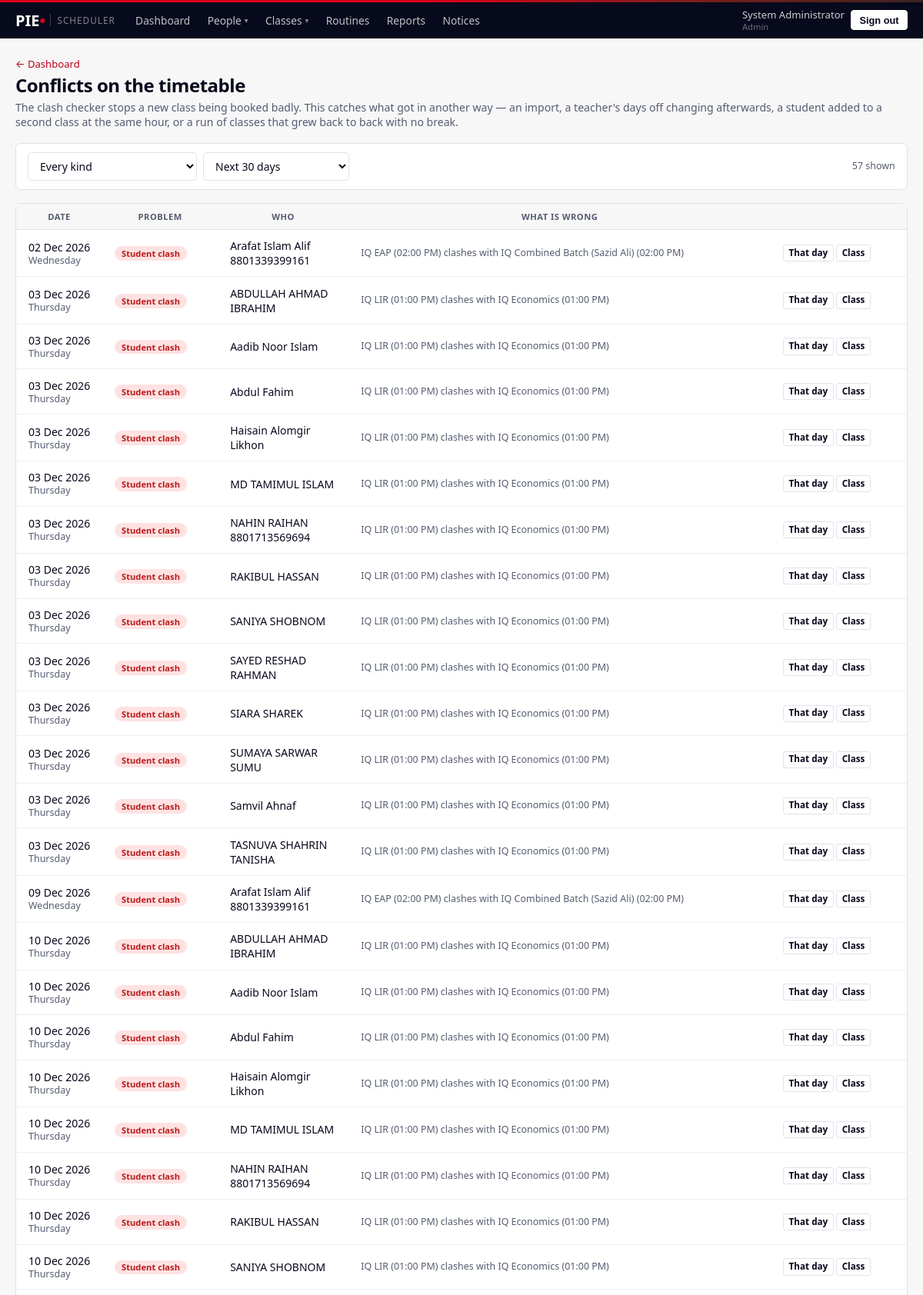
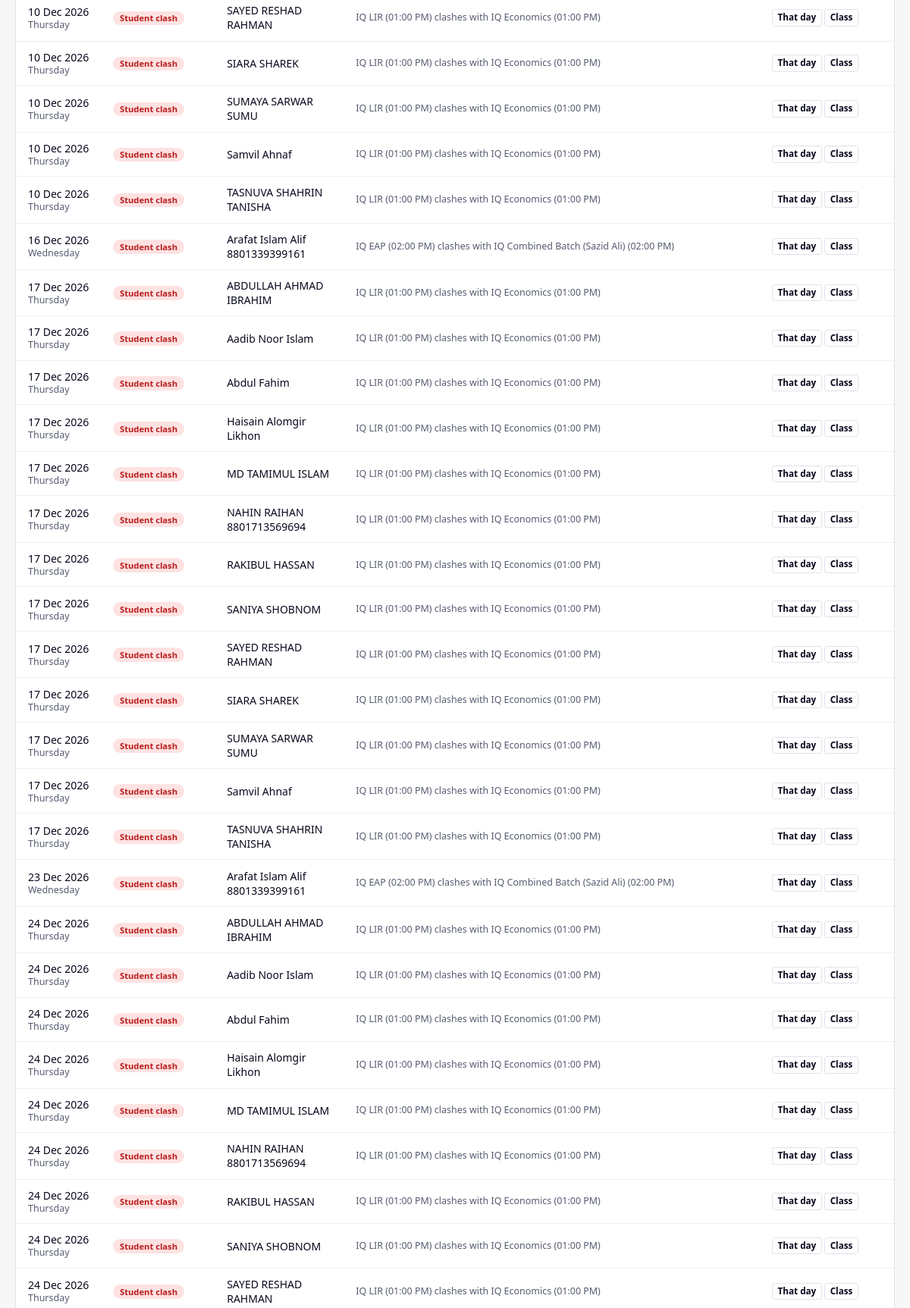
The app's page /admin/clashes (signed in, upper part) with its own data (2 pictures, top to bottom).
### models.py (models this page shows, shortened)
class User(UserMixin, db.Model):
    __tablename__ = "user"
    id           = db.Column(db.Integer, primary_key=True)
    username     = db.Column(db.String(64), unique=True, nullable=False, index=True)
    password_hash= db.Column(db.String(255), nullable=False)
    full_name    = db.Column(db.String(120), nullable=False)
    role         = db.Column(db.String(16), nullable=False, index=True)
    status       = db.Column(db.String(16), default="ACTIVE", nullable=False, index=True)
    phone        = db.Column(db.String(32))
    email        = db.Column(db.String(120))
    branch       = db.Column(db.String(32), index=True)
    subjects     = db.Column(db.String(255))          # teachers only
    max_daily_hours = db.Column(db.Float, default=8.0)# teachers only
    days_off     = db.Column(db.String(32))           # teachers: "0,3" = Mon,Thu
    work_hours   = db.Column(db.String(255))          # "0=10:00-20:00;1=14:00-20:00"
    initial_password = db.Column(db.String(64))
    created_at   = db.Column(db.DateTime, default=datetime.utcnow)
    @property
    def is_active(self):
        return self.status == "ACTIVE"
    @property
    def is_admin(self):
        return self.role == "ADMIN"
    @property
    def off_days(self):
        if not self.days_off:
            return set()
        return {int(x) for x in self.days_off.split(",") if x.strip().isdigit()}
    @property
    def hours_map(self):
        from datetime import time as _t
        out = {}
        if not self.work_hours:
            return out
        for chunk in self.work_hours.split(";"):
            if "=" not in chunk:
                continue
            day, span = chunk.split("=", 1)
            if "-" not in span or not day.strip().isdigit():
                continue
            a, b = span.split("-", 1)
            try:
                ah, am = [int(x) for x in a.strip().split(":")]
                bh, bm = [int(x) for x in b.strip().split(":")]
                out[int(day)] = (_t(ah, am), _t(bh, bm))
            except ValueError:
                continue
        return out
    def hours_on(self, d):
        wd = d.weekday() if hasattr(d, "weekday") else d
        if wd in self.off_days:
            return None
        return self.hours_map.get(wd)

class ClassSchedule(db.Model):
    __tablename__ = "class_schedule"
    id           = db.Column(db.Integer, primary_key=True)
    date         = db.Column(db.Date, nullable=False, index=True)
    start_time   = db.Column(db.Time, nullable=False)
    end_time     = db.Column(db.Time, nullable=False)
    duration_mins= db.Column(db.Integer, nullable=False)
    task         = db.Column(db.String(200))
    class_type   = db.Column(db.String(20), nullable=False, default="1-on-1")
    venue        = db.Column(db.String(80), default="Centre")
    room         = db.Column(db.String(100))          # typed per date by admin
    teacher_id   = db.Column(db.Integer, db.ForeignKey("user.id"), nullable=False, index=True)
    course_id    = db.Column(db.Integer, db.ForeignKey("course.id"), nullable=True)
    student_id   = db.Column(db.Integer, db.ForeignKey("user.id"), nullable=True, index=True)
    status       = db.Column(db.String(30), default="Scheduled", index=True)
    notes        = db.Column(db.Text)
    group_id     = db.Column(db.Integer, db.ForeignKey("class_group.id"), index=True)
    slot_id      = db.Column(db.Integer, db.ForeignKey("class_slot.id"))
    created_by   = db.Column(db.Integer, db.ForeignKey("user.id"))
    created_at   = db.Column(db.DateTime, default=datetime.utcnow)
    teacher = db.relationship("User", foreign_keys=[teacher_id],
                              backref=db.backref("teacher_schedules", cascade="all, delete-orphan"))
    student = db.relationship("User", foreign_keys=[student_id],
                              backref=db.backref("student_schedules", lazy="dynamic"))
    course  = db.relationship("Course", backref=db.backref("schedules", cascade="all, delete-orphan"))
    att_records = db.relationship("ScheduleAttendance", backref="schedule",
                                  cascade="all, delete-orphan")
    @property
    def start_str(self):
        return self.start_time.strftime("%I:%M %p")
    @property
    def start_mins(self):
        return self.start_time.hour * 60 + self.start_time.minute
    @property
    def end_mins(self):
        return self.end_time.hour * 60 + self.end_time.minute

### views_admin.py (the view)
@bp.route("/admin/clashes")
@login_required
@admin_only
def clashes():
    days = request.args.get("days", type=int) or 30
    kind = request.args.get("kind", "")
    rows = find_clashes(date.today(), date.today() + timedelta(days=days))
    if kind:
        rows = [r for r in rows if r["kind"] == kind]
    return render_template("admin/clashes.html", rows=rows, days=days,
                           kind=kind, summary=clash_summary(days), **_lists())

### helpers.py (called while the page is built, shortened)
def role_required(*roles):
    def decorator(f):
        @wraps(f)
        def inner(*args, **kwargs):
            if not current_user.is_authenticated:
                return redirect(url_for("login"))
            if current_user.role not in roles:
                abort(403)
            return f(*args, **kwargs)
        return inner
    return decorator

def read_only_guard():
    if not current_user.is_authenticated:
        return None
    if current_user.role != "STUDENT_VIEWER":
        return None

def clash_summary(days_ahead=30):
    end = date.today() + timedelta(days=days_ahead)
    rows = find_clashes(date.today(), end)
    out = {"teacher": 0, "student": 0, "day-off": 0, "hours": 0, "no-break": 0}
    for r in rows:
        out[r["kind"]] = out.get(r["kind"], 0) + 1
    out["total"] = len(rows)
    out["window"] = days_ahead
    out["first"] = rows[0]["date"] if rows else None
    return out

### views_admin.py (called while the page is built)
def _lists():
    return {
        "courses":      Course.query.filter_by(is_archived=False).order_by(Course.course_code).all(),
        "terms":        Term.query.order_by(Term.start_date.desc()).all(),
        "teachers_all": User.query.filter_by(role="TEACHER", status="ACTIVE")
                            .order_by(User.full_name).all(),
    }

### templates/admin/clashes.html (shortened to what this page needs)
{% extends "base.html" %}
{% block content %}
<div class="page-head">
  <div>
    <p class="ph-back"><a href="{{ url_for('admin.overview') }}">&larr; Dashboard</a></p>
    <h1 class="page-title">Conflicts on the timetable</h1>
    <p class="page-sub">
      The clash checker stops a new class being booked badly. This catches
      what got in another way — an import, a teacher's days off changing
      afterwards, a student added to a second class at the same hour, or a
      run of classes that grew back to back with no break.
    </p>
  </div>
</div>
<div class="panel" style="margin-bottom:1.1rem;padding:.7rem .95rem">
  <form method="get" style="display:flex;gap:.5rem;flex-wrap:wrap;align-items:center">
    <select class="form-select" name="kind" style="max-width:220px" onchange="this.form.submit()">
      <option value="">Every kind</option>
    </select>
    <select class="form-select" name="days" style="max-width:190px" onchange="this.form.submit()">
      {% for v, l in [(7,'Next 7 days'),(30,'Next 30 days'),(90,'Next 3 months'),(400,'Everything ahead')] %}
        <option value="{{ v }}" {{ 'selected' if days == v }}>{{ l }}</option>
      {% endfor %}
    </select>
    <span class="sub" style="margin-left:auto">{{ rows|length }} shown</span>
  </form>
</div>
{% if rows %}
<div class="panel p-0">
  <div class="table-responsive">
    <table class="list-table">
      <thead><tr><th style="width:110px">Date</th><th style="width:150px">Problem</th>
                 <th style="width:170px">Who</th><th>What is wrong</th><th></th></tr></thead>
      <tbody>
      {% for r in rows %}
      <tr>
        <td class="nowrap">{{ r.date.strftime('%d %b %Y') }}
          <div class="sub">{{ r.date.strftime('%A') }}</div></td>
        <td>
          {% if r.kind == 'teacher' %}<span class="pill pill-red">Teacher clash</span>
          {% elif r.kind == 'student' %}<span class="pill pill-red">Student clash</span>
          {% elif r.kind == 'day-off' %}<span class="pill pill-amber">Day off</span>
          {% elif r.kind == 'no-break' %}<span class="pill pill-amber">No break</span>
          {% else %}<span class="pill pill-amber">Outside hours</span>{% endif %}
        </td>
        <td class="td-name">{{ r.who }}</td>
        <td class="sub">
          {{ r.detail }}
        </td>
        <td class="nowrap">
          <a class="btn btn-xs btn-outline"
             href="{{ url_for('admin.daily', date=r.date.isoformat()) }}">That day</a>
          {% if r.a and r.a.group_id %}
            <a class="btn btn-xs btn-outline"
               href="{{ url_for('admin.class_detail', gid=r.a.group_id) }}">Class</a>
          {% endif %}
        </td>
      </tr>
      {% endfor %}
      </tbody>
    </table>
  </div>
</div>
{% else %}
<div class="panel" style="border-left:3px solid var(--ok)">
  <p style="margin:0"><strong style="color:var(--ok)">Nothing to fix.</strong>
    No conflicts of this kind in the period you chose.</p>
</div>
{% endif %}
{% endblock %}

### templates/base.html (shortened to what this page needs)
<!DOCTYPE html>
<html lang="en">
<head>
<link rel="stylesheet" href="{{ url_for('static', filename='css/style.css') }}">
</head>
<body>
{% if current_user.is_authenticated %}
<header class="app-bar">
  <div class="bar-inner">
    <a class="wordmark" href="{{ url_for('dashboard') }}">
      PIE<span class="wm-pie"> &bull;</span>
      <span class="wm-app">Scheduler</span>
    </a>
    <nav class="main-nav">
      {% if current_user.is_admin %}
        <a class="nav-link {{ 'active' if request.endpoint == 'admin.overview' }}"
           href="{{ url_for('admin.overview') }}">Dashboard</a>
        <div class="nav-drop">
          <button type="button" class="nav-link nav-drop-btn
            {{ 'active' if request.endpoint and ('student' in request.endpoint
               or 'teacher' in request.endpoint or 'batch' in request.endpoint) }}">
            People <span class="caret">&#9662;</span>
          </button>
        </div>
        <div class="nav-drop">
          <button type="button" class="nav-link nav-drop-btn
            {{ 'active' if request.endpoint and ('course' in request.endpoint
               or 'class' in request.endpoint or 'schedule' in request.endpoint
               or request.endpoint == 'admin.calendar') }}">
            Classes <span class="caret">&#9662;</span>
          </button>
        </div>
        <a class="nav-link {{ 'active' if request.endpoint and 'routines' in request.endpoint }}"
           href="{{ url_for('admin.routines') }}">Routines</a>
        <a class="nav-link {{ 'active' if request.endpoint == 'admin.reports' }}"
           href="{{ url_for('admin.reports') }}">Reports</a>
        <a class="nav-link {{ 'active' if request.endpoint == 'admin.notices' }}"
           href="{{ url_for('admin.notices') }}">Notices</a>
      {% elif current_user.is_viewer %}
        <a class="nav-link {{ 'active' if 'viewer' in (request.endpoint or '') }}"
           href="{{ url_for('viewer.search') }}">Student Records</a>
      {% elif current_user.is_teacher %}
        <a class="nav-link {{ 'active' if request.endpoint == 'teacher.my_schedule' }}"
           href="{{ url_for('teacher.my_schedule') }}">My Schedule</a>
        <a class="nav-link {{ 'active' if request.endpoint in ('teacher.my_courses','teacher.course') }}"
           href="{{ url_for('teacher.my_courses') }}">My Courses</a>
      {% elif current_user.is_student %}
        <a class="nav-link {{ 'active' if request.endpoint == 'student.dashboard' }}"
           href="{{ url_for('student.dashboard') }}">My Learning</a>
      {% endif %}
    </nav>
    <div class="bar-user">
      <span class="who">{{ current_user.full_name }}<em>{{ current_user.role|title }}</em></span>
      <a href="{{ url_for('logout') }}">
        <button class="btn-signout">Sign out</button>
      </a>
    </div>
  </div>
</header>
{% endif %}
<div class="page">
  {% block content %}{% endblock %}
</div>
</body>
</html>

### static/css/style.css (style rules this page uses)
:root { --ink:#07091C;--ink-2:#161A31;--ink-soft:#565C70;--red:#E2001A;--red-dk:#B80016; --line:#DFE2E8;--line-soft:#EDEFF3;--surface:#F7F7F8;--warn:#B45309;--warn-bg:#FDF3E7; --ok:#0B6B3A;--ok-bg:#E8F3EC }
* { box-sizing:border-box;-webkit-tap-highlight-color:transparent }
body { font-family:system-ui,-apple-system,"Segoe UI",sans-serif;background:var(--surface); color:var(--ink);min-height:100vh;font-size:15px;margin:0 }
a { color:var(--red-dk);text-decoration:none }
.nowrap { white-space:nowrap }
.sub { font-size:.78rem;color:var(--ink-soft);line-height:1.3 }
.app-bar { background:var(--ink);position:sticky;top:0;z-index:1020 }
.bar-inner { max-width:1560px;margin:0 auto;padding:.55rem 1.25rem;display:flex;align-items:center;gap:1rem;flex-wrap:wrap }
.wordmark { display:inline-flex;align-items:center;font-weight:800;font-size:1.25rem;color:#fff;text-decoration:none }
.wm-pie { color:var(--red) }
.wm-app { font-size:.74rem;font-weight:500;letter-spacing:.08em;text-transform:uppercase;color:rgba(255,255,255,.5);margin-left:.4rem;padding-left:.5rem;border-left:1px solid rgba(255,255,255,.2) }
.main-nav { display:flex;gap:.1rem;flex-wrap:wrap }
.nav-link { color:rgba(255,255,255,.75);font-size:.86rem;font-weight:500;padding:.32rem .65rem;border-radius:.25rem;text-decoration:none;white-space:nowrap }
.bar-user { display:flex;align-items:center;gap:.5rem;margin-left:auto }
.who { color:rgba(255,255,255,.8);font-size:.82rem;line-height:1.2 }
.who em { display:block;font-style:normal;font-size:.7rem;opacity:.5 }
.btn-signout { background:#fff;color:var(--ink);border:1px solid #fff;font-weight:700;font-size:.8rem;padding:.28rem .65rem;border-radius:.25rem;cursor:pointer }
.page { width:100%;max-width:1560px;margin:0 auto;padding:1.5rem 1.25rem 3rem }
.page-head { display:flex;flex-wrap:wrap;gap:1rem;align-items:flex-end;justify-content:space-between;margin-bottom:1.1rem }
.page-title { font-size:1.5rem;font-weight:700;letter-spacing:-.02em;margin:0 }
.page-sub { color:var(--ink-soft);margin:.2rem 0 0;font-size:.88rem }
.ph-back { font-size:.82rem;margin:0 0 .15rem }
.panel { background:#fff;border:1px solid var(--line);border-radius:.4rem;padding:1.15rem }
.panel.p-0 { padding:0 }
.btn { display:inline-flex;align-items:center;gap:.35rem;padding:.38rem .8rem;border-radius:.25rem;font-size:.875rem;font-weight:600;border:1px solid transparent;cursor:pointer;text-decoration:none;line-height:1.4;white-space:nowrap;transition:background .12s,color .12s,border-color .12s }
.btn-outline { background:#fff;color:var(--ink);border-color:var(--line) }
.btn-xs { padding:.12rem .4rem;font-size:.73rem;border-radius:.2rem }
.form-control,.form-select { width:100%;padding:.42rem .68rem;border:1.5px solid var(--line);border-radius:.3rem;font-size:.875rem;color:var(--ink);background:#fff;outline:none;font-family:inherit;transition:border-color .12s }
.table-responsive { overflow-x:auto }
.list-table { width:100%;border-collapse:collapse;font-size:.875rem }
.list-table thead th { background:var(--surface);color:var(--ink-soft);font-size:.7rem;font-weight:700;letter-spacing:.04em;text-transform:uppercase;padding:.55rem 1rem;border-bottom:1px solid var(--line);white-space:nowrap }
.list-table tbody td { padding:.7rem 1rem;border-bottom:1px solid var(--line-soft);vertical-align:middle }
.pill { display:inline-flex;align-items:center;gap:.2rem;padding:.12rem .55rem;border-radius:99px;font-size:.7rem;font-weight:700;white-space:nowrap }
.pill-red { background:#fee2e2;color:#b91c1c }
.nav-drop { position:relative;display:inline-block }
.nav-drop-btn { background:none;border:none;cursor:pointer;font-family:inherit; display:inline-flex;align-items:center;gap:.25rem }
.nav-drop-btn .caret { font-size:.6rem;opacity:.7 }
.list-table td { overflow-wrap:anywhere }
.td-name { overflow-wrap:anywhere }
.sub { overflow-wrap:anywhere }

### records on screen
User: full_name "System Administrator", role "Admin"
User: date "02 Dec 2026", date "Wednesday", who "Arafat Islam Alif 8801339399161", detail "IQ EAP (02:00 PM) clashes with IQ Combined Batch (Sazid Ali) (02:00 PM)", date "09 Dec 2026", date "16 Dec 2026", date "23 Dec 2026"
User: date "03 Dec 2026", date "Thursday", who "ABDULLAH AHMAD IBRAHIM", detail "IQ LIR (01:00 PM) clashes with IQ Economics (01:00 PM)", date "10 Dec 2026", date "17 Dec 2026", date "24 Dec 2026"
User: date "03 Dec 2026", date "Thursday", who "Aadib Noor Islam", detail "IQ LIR (01:00 PM) clashes with IQ Economics (01:00 PM)", date "10 Dec 2026", date "17 Dec 2026", date "24 Dec 2026"
User: date "03 Dec 2026", date "Thursday", who "Abdul Fahim", detail "IQ LIR (01:00 PM) clashes with IQ Economics (01:00 PM)", date "10 Dec 2026", date "17 Dec 2026", date "24 Dec 2026"
User: date "03 Dec 2026", date "Thursday", who "Haisain Alomgir Likhon", detail "IQ LIR (01:00 PM) clashes with IQ Economics (01:00 PM)", date "10 Dec 2026", date "17 Dec 2026", date "24 Dec 2026"
User: date "03 Dec 2026", date "Thursday", who "MD TAMIMUL ISLAM", detail "IQ LIR (01:00 PM) clashes with IQ Economics (01:00 PM)", date "10 Dec 2026", date "17 Dec 2026", date "24 Dec 2026"
User: date "03 Dec 2026", date "Thursday", who "NAHIN RAIHAN 8801713569694", detail "IQ LIR (01:00 PM) clashes with IQ Economics (01:00 PM)", date "10 Dec 2026", date "17 Dec 2026", date "24 Dec 2026"
User: date "03 Dec 2026", date "Thursday", who "RAKIBUL HASSAN", detail "IQ LIR (01:00 PM) clashes with IQ Economics (01:00 PM)", date "10 Dec 2026", date "17 Dec 2026", date "24 Dec 2026"
User: date "03 Dec 2026", date "Thursday", who "SANIYA SHOBNOM", detail "IQ LIR (01:00 PM) clashes with IQ Economics (01:00 PM)", date "10 Dec 2026", date "17 Dec 2026", date "24 Dec 2026"
User: date "03 Dec 2026", date "Thursday", who "SAYED RESHAD RAHMAN", detail "IQ LIR (01:00 PM) clashes with IQ Economics (01:00 PM)", date "10 Dec 2026", date "17 Dec 2026", date "24 Dec 2026"
User: date "03 Dec 2026", date "Thursday", who "SIARA SHAREK", detail "IQ LIR (01:00 PM) clashes with IQ Economics (01:00 PM)", date "10 Dec 2026", date "17 Dec 2026"
User: date "03 Dec 2026", date "Thursday", who "SUMAYA SARWAR SUMU", detail "IQ LIR (01:00 PM) clashes with IQ Economics (01:00 PM)", date "10 Dec 2026", date "17 Dec 2026"
User: date "03 Dec 2026", date "Thursday", who "Samvil Ahnaf", detail "IQ LIR (01:00 PM) clashes with IQ Economics (01:00 PM)", date "10 Dec 2026", date "17 Dec 2026"
User: date "03 Dec 2026", date "Thursday", who "TASNUVA SHAHRIN TANISHA", detail "IQ LIR (01:00 PM) clashes with IQ Economics (01:00 PM)", date "10 Dec 2026", date "17 Dec 2026"

### other values on screen
{{ rows|length }} "57"
form field days "Next 30 days"
